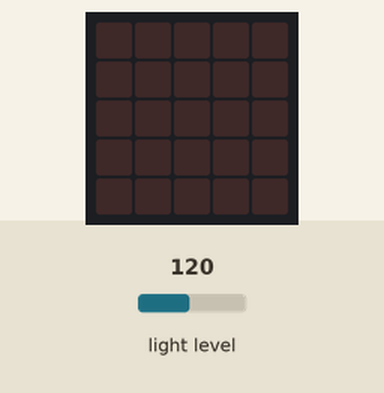
The program below on a simulated BBC micro:bit (MakeCode). On the bench: the board's 5×5 LED display. Inputs (shaded band) come from the test bench; at power-on: light level 120.

Above: at 1.2 s.
1.3 s: light level set to 103
2.8 s: light level set to 97
At 4.0 s:
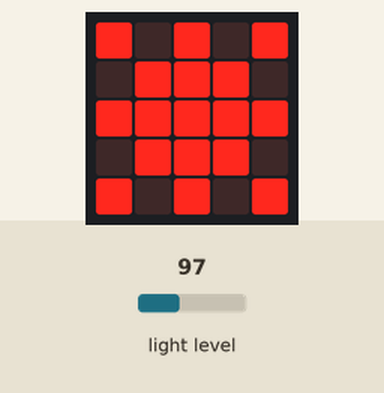
4.3 s: light level set to 128
At 5.6 s:
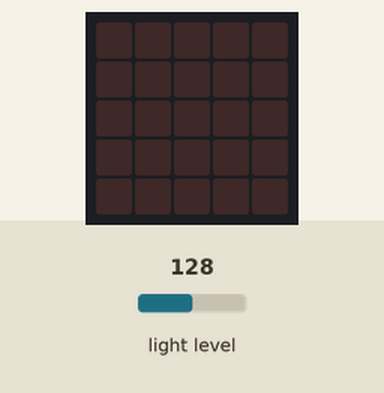
5.9 s: light level set to 5
At 6.3 s:
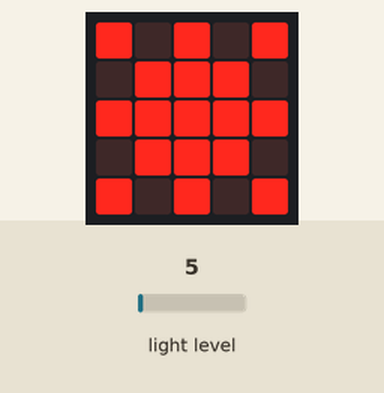
7.4 s: light level set to 191
At 8.1 s:
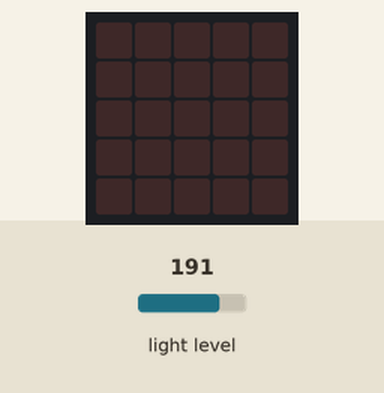
Timing chart, 0 to 10.0 s (numbered marks = the images above; inputs shaded):
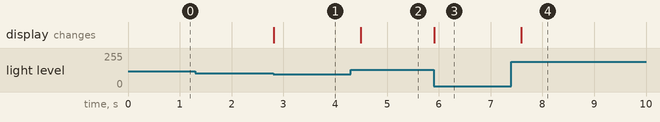

Measured:
- the behaviour switches between 100 and 99 on light level (found by bisection; images 0 and 1)
- after the input at 1.3 s, every drawn part: stays the same
- after the input at 2.8 s, the display: changes at once (image 1)
- after the input at 4.3 s, the display: changes after 0.19 s (image 2)
- after the input at 5.9 s, the display: changes at once (image 3)
- after the input at 7.4 s, the display: changes after 0.19 s (image 4)

The program:

main.ts
```typescript
let schwellenwert = 100
basic.forever(function () {
    if (input.lightLevel() < schwellenwert) {
        basic.showLeds(`
            # . # . #
            . # # # .
            # # # # #
            . # # # .
            # . # . #
            `)
    } else {
        basic.clearScreen()
    }
})
```

test.ts
```typescript
// Hier kann man Tests durchführen; diese Datei wird nicht kompiliert, wenn dieses Paket als Erweiterung verwendet wird.
```
